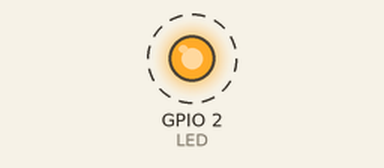
The program below on a simulated ESP8266 (NodeMCU). On the bench: output pins drawn as LEDs (lit = HIGH). Dashed ring = blinking. WiFi joins after 1.5 s; servers stay silent unless stated; what the program prints to the serial monitor is not drawn.

Above: at 2.12 s.
Timing chart, 0 to 5.0 s (numbered marks = the images above):
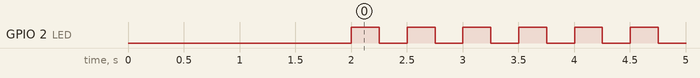

Measured:
- by itself, GPIO 2 (LED): alternates HIGH for 0.25 s and LOW for 0.25 s

The program:

main.cpp
```cpp
/**
 * @file main.cpp
 * @author Adrian Silva Palafox
 * @date 2024
 * @brief A simple web server on an ESP32 that displays a counter.
 * @details This program connects to a WiFi network, starts a web server, and displays a simple HTML page
 *          with a counter that increments every 250ms. It also blinks the built-in LED.
 */

#include <Arduino.h>
#include <WiFi.h>
#include <WebServer.h>
#include "server.h" // This file should contain your WiFi credentials (ssid and password)

#define LED 2
#define DELAY_TIME 250

WebServer server(80);
uint8_t cont = 0;

/**
 * @brief Handles the root URL ("/").
 * @details Sends an HTML page with the current counter value to the client.
 */
void handleRoot()
{
  String html = "<html><body><h1>Count: " + String(cont) + "</h1></body></html>";
  server.send(200, "text/html", html);
}

/**
 * @brief Setup function, runs once at the beginning.
 */
void setup()
{
  pinMode(LED, OUTPUT);
  Serial.begin(115200);

  // Connect to WiFi
  WiFi.begin(ssid, password);
  while (WiFi.status() != WL_CONNECTED)
  {
    delay(1000);
    Serial.println("Connecting to WiFi...");
  }

  Serial.println("Connected to WiFi");
  Serial.print("IP address: ");
  Serial.println(WiFi.localIP());

  // Start the web server
  server.on("/", handleRoot);
  server.begin();
}

/**
 * @brief Main loop, runs repeatedly.
 */
void loop()
{
  // Blink the LED
  digitalWrite(LED, !digitalRead(LED));
  delay(DELAY_TIME);

  // Increment the counter and handle client requests
  cont++;
  server.handleClient();
}
```

server.h
```cpp
#ifndef SERVER_H
#define SERVER_H

#include <Arduino.h>
#include <WiFi.h>
#include <WebServer.h>

const char *ssid = ""; // Replace with your network SSID
const char *password = "";   // Replace with your network password

extern WebServer server;

void startServer();
void handleRoot();
void handleNotFound();

#endif // SERVER_H
```
